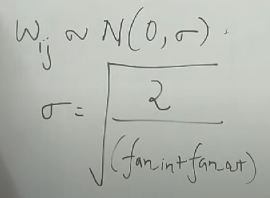
#> input picture Machine Learning/Deep Learning/Weight Initialization/images/xavier-normal.png, 270 x 198 px
$ jupyter execute 'xavier-glorot initialization.ipynb'
#> lines starting #> are read from the running program, lines starting #| are printed output that depends on the picture
1. [Xavier-Glorot Initialization](#xavier-glorot-initialization)

#### Xavier-Glorot Initialization:
- there are 2 types of distribution part of xavier/glorat weight initialization technique
    - normal and uniform
- the weights for neural network are chosen between the ranges shown below for normal and uniform distribution
- xavier glorot can be used with Sigmoid and tanh activation functions, but for relu it might lead to vanishing gradient scenarios

Xavier Glorot Normal:

[cell 1]
from PIL import Image
from IPython.display import display

img = Image.open('images/xavier-normal.png')
#> img is the input picture: PIL image 270x198 RGBA; mean R, G, B, A 177.9, 181.2, 174.9, 255
new_image = img.resize((390, 250))
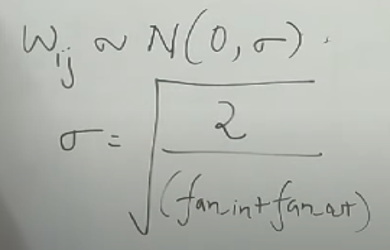
#> new_image: PIL image 390x250 RGBA; mean R, G, B, A 177.9, 181.2, 174.9, 255
display(new_image)

Xavier Glorot Uniform:

[cell 2]
from PIL import Image
from IPython.display import display

img = Image.open('images/xavier-uniform.png')
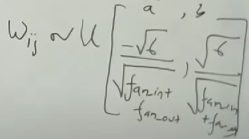
#> input picture Machine Learning/Deep Learning/Weight Initialization/images/xavier-uniform.png, 249 x 139 px
#> img is the input picture: PIL image 249x139 RGBA; mean R, G, B, A 183.7, 188.2, 179.2, 255
new_image = img.resize((390, 250))
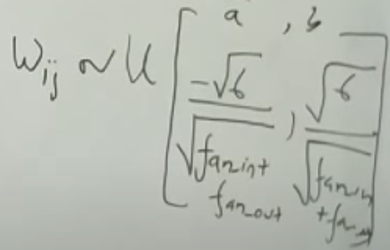
#> new_image: PIL image 390x250 RGBA; mean R, G, B, A 183.7, 188.2, 179.2, 255
display(new_image)
